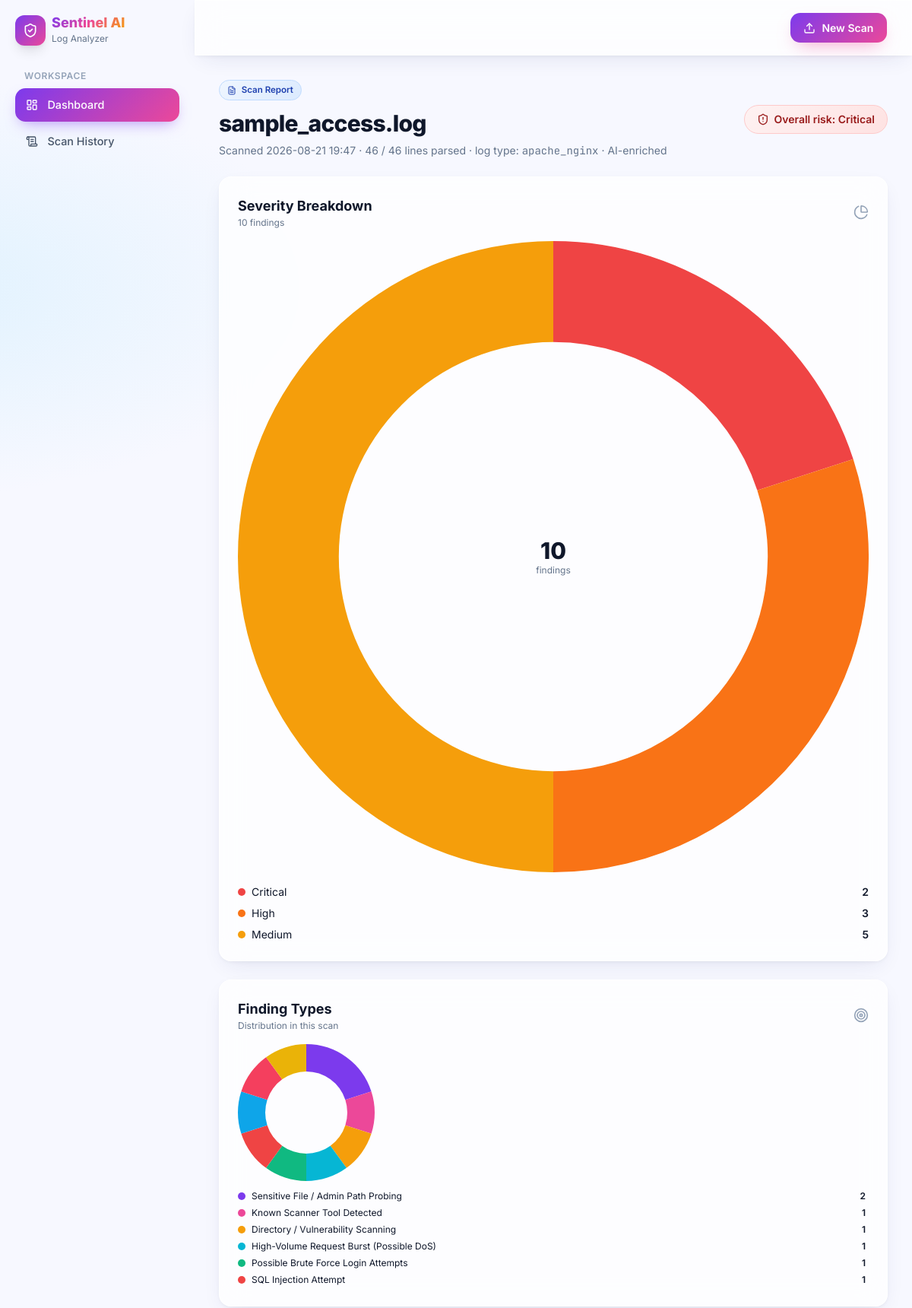
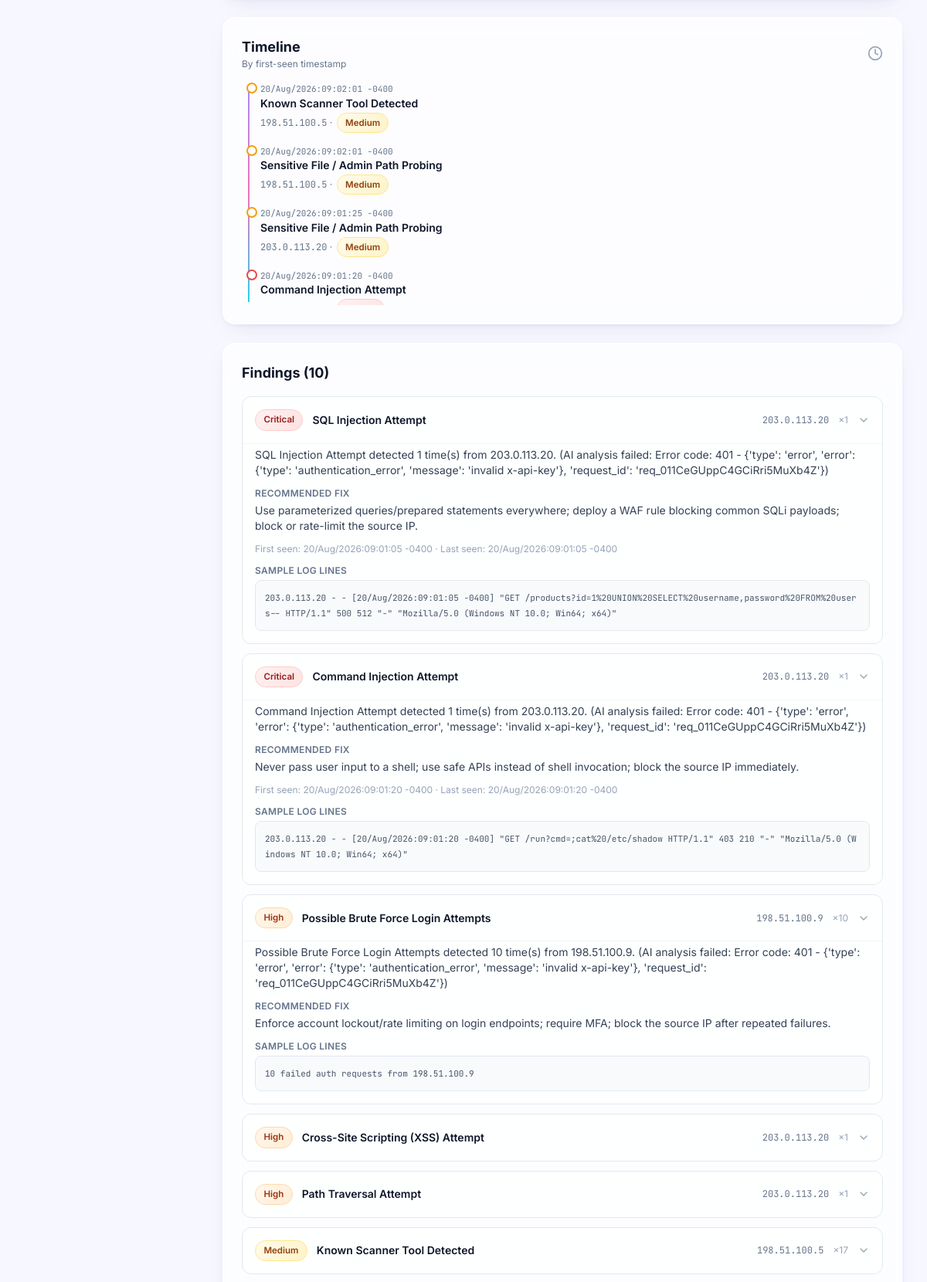
The app's page /scan/6 (upper part) with its own data (2 pictures, top to bottom).
### models.py (models this page shows, shortened)
class Scan(db.Model):
    __tablename__ = "scans"
    id = db.Column(db.Integer, primary_key=True)
    filename = db.Column(db.String(255), nullable=False)
    log_type = db.Column(db.String(50), nullable=False, default="generic")
    uploaded_at = db.Column(db.DateTime, default=datetime.utcnow)
    total_lines = db.Column(db.Integer, default=0)
    parsed_lines = db.Column(db.Integer, default=0)
    ai_powered = db.Column(db.Boolean, default=False)
    findings = db.relationship(
        "Finding", backref="scan", cascade="all, delete-orphan", lazy="dynamic"
    )
    def severity_counts(self):
        counts = {"Critical": 0, "High": 0, "Medium": 0, "Low": 0, "Info": 0}
        for f in self.findings:
            counts[f.severity] = counts.get(f.severity, 0) + 1
        return counts
    def overall_risk(self):
        counts = self.severity_counts()
        if counts["Critical"]:
            return "Critical"

class Finding(db.Model):
    __tablename__ = "findings"
    id = db.Column(db.Integer, primary_key=True)
    scan_id = db.Column(db.Integer, db.ForeignKey("scans.id"), nullable=False)
    finding_type = db.Column(db.String(120), nullable=False)
    severity = db.Column(db.String(20), nullable=False, default="Info")
    source_ip = db.Column(db.String(64), nullable=True)
    match_count = db.Column(db.Integer, default=1)
    first_seen = db.Column(db.String(64), nullable=True)
    last_seen = db.Column(db.String(64), nullable=True)
    summary = db.Column(db.Text, nullable=True)
    solution = db.Column(db.Text, nullable=True)
    _sample_lines = db.Column("sample_lines", db.Text, nullable=True)
    @property
    def sample_lines(self):
        if not self._sample_lines:
            return []
        return json.loads(self._sample_lines)
    @sample_lines.setter
    def sample_lines(self, value):
        self._sample_lines = json.dumps(value or [])
    SEVERITY_ORDER = {"Critical": 0, "High": 1, "Medium": 2, "Low": 3, "Info": 4}
    def severity_rank(self):
        return self.SEVERITY_ORDER.get(self.severity, 5)

### app.py (the view)
    @app.route("/scan/<int:scan_id>")
    def scan_results(scan_id):
        scan = Scan.query.get_or_404(scan_id)
        all_findings = scan.findings.all()
        findings = sorted(all_findings, key=lambda f: f.severity_rank())
        timeline_findings = sorted(all_findings, key=lambda f: f.first_seen or "", reverse=True)
        severity_counts = scan.severity_counts()
        type_totals = {}
        for f in all_findings:
            type_totals[f.finding_type] = type_totals.get(f.finding_type, 0) + 1
        type_counts = sorted(type_totals.items(), key=lambda kv: kv[1], reverse=True)
        severity_chart_data = {
            "labels": [lvl for lvl in ["Critical", "High", "Medium", "Low", "Info"] if severity_counts.get(lvl, 0)],
            "counts": [severity_counts[lvl] for lvl in ["Critical", "High", "Medium", "Low", "Info"] if severity_counts.get(lvl, 0)],
            "colors": [SEVERITY_COLORS[lvl] for lvl in ["Critical", "High", "Medium", "Low", "Info"] if severity_counts.get(lvl, 0)],
        }
        type_chart_data = {
            "labels": [t for t, _ in type_counts],
            "counts": [c for _, c in type_counts],
            "colors": [TYPE_COLORS[i % len(TYPE_COLORS)] for i in range(len(type_counts))],
        }
        return render_template(
            "results.html",
            scan=scan,
            findings=findings,
            timeline_findings=timeline_findings,
            severity_counts=severity_counts,
            severity_colors=SEVERITY_COLORS,
            type_counts=type_counts,
            type_colors=TYPE_COLORS,
            severity_chart_data=severity_chart_data,
            type_chart_data=type_chart_data,
            overall_risk=scan.overall_risk(),
        )

### ai_analyzer.py (called while the page is built)
    def available(self):
        return self.client is not None

### templates/results.html (shortened to what this page needs)
{% extends "base.html" %}
{% block content %}
<div class="flex flex-col md:flex-row md:items-center md:justify-between gap-4">
  <div>
    <div class="chip sev-info mb-3"><i data-lucide="file-text" class="w-3 h-3"></i> Scan Report</div>
    <h1 class="text-2xl md:text-3xl font-extrabold tracking-tight break-all">{{ scan.filename }}</h1>
    <p class="text-slate-500 mt-2 text-sm">
      Scanned {{ scan.uploaded_at.strftime('%Y-%m-%d %H:%M') }} &middot;
      {{ scan.parsed_lines }} / {{ scan.total_lines }} lines parsed &middot;
      log type: <span class="mono">{{ scan.log_type }}</span> &middot;
      {% if scan.ai_powered %}AI-enriched{% else %}rule-based fallback{% endif %}
    </p>
  </div>
  <div class="chip sev-{{ overall_risk|lower }} text-sm px-4 py-2">
    <i data-lucide="shield-alert" class="w-4 h-4"></i> Overall risk: {{ overall_risk }}
  </div>
</div>
{% if not findings %}
<div class="glass rounded-2xl p-8 text-center">
  <i data-lucide="shield-check" class="w-10 h-10 mx-auto text-emerald-500 mb-3"></i>
  <p class="text-slate-600">No suspicious activity detected in this log file.</p>
</div>
{% else %}
<div class="grid grid-cols-1 xl:grid-cols-3 gap-6">
  <div class="glass rounded-2xl p-6">
    <div class="flex items-center justify-between mb-4">
      <div>
        <h2 class="font-bold text-lg">Severity Breakdown</h2>
        <p class="text-xs text-slate-500">{{ findings|length }} finding{{ 's' if findings|length != 1 }}</p>
      </div>
      <i data-lucide="pie-chart" class="w-5 h-5 text-slate-400"></i>
    </div>
    <div class="relative flex items-center justify-center my-2">
      <canvas id="severityChart" width="176" height="176"></canvas>
      <div class="absolute text-center">
        <div class="text-3xl font-extrabold">{{ findings|length }}</div>
        <div class="text-xs text-slate-500">findings</div>
      </div>
    </div>
    <div class="space-y-2 mt-4 text-sm">
      {% for level in ['Critical', 'High', 'Medium', 'Low', 'Info'] %}
        {% if severity_counts.get(level, 0) > 0 %}
        <div class="flex items-center justify-between">
          <span class="flex items-center gap-2"><span class="w-2.5 h-2.5 rounded-full" style="background:{{ severity_colors[level] }}"></span>{{ level }}</span>
          <span class="font-semibold">{{ severity_counts.get(level, 0) }}</span>
        </div>
        {% endif %}
      {% endfor %}
    </div>
  </div>
  <div class="glass rounded-2xl p-6">
    <div class="flex items-center justify-between mb-4">
      <div>
        <h2 class="font-bold text-lg">Finding Types</h2>
        <p class="text-xs text-slate-500">Distribution in this scan</p>
      </div>
      <i data-lucide="target" class="w-5 h-5 text-slate-400"></i>
    </div>
    <div style="height:180px">
      <canvas id="typeChart"></canvas>
    </div>
    <div class="space-y-1.5 mt-3 text-xs max-h-32 overflow-y-auto pr-1">
      {% for type_name, count in type_counts %}
      <div class="flex items-center gap-2">
        <span class="w-2.5 h-2.5 rounded-full shrink-0" style="background:{{ type_colors[loop.index0 % type_colors|length] }}"></span>
        <span class="flex-1 truncate">{{ type_name }}</span>
        <span class="font-semibold">{{ count }}</span>
      </div>
      {% endfor %}
    </div>
  </div>
  <div class="glass rounded-2xl p-6">
    <div class="flex items-center justify-between mb-4">
      <div>
        <h2 class="font-bold text-lg">Timeline</h2>
        <p class="text-xs text-slate-500">By first-seen timestamp</p>
      </div>
      <i data-lucide="clock" class="w-5 h-5 text-slate-400"></i>
    </div>
    <div class="relative space-y-4 pl-6 max-h-72 overflow-y-auto before:content-[''] before:absolute before:left-2 before:top-1 before:bottom-1 before:w-0.5 before:bg-gradient-to-b before:from-violet-400 before:via-pink-400 before:to-cyan-400">
      {% for f in timeline_findings %}
      <div class="relative">
        <div class="absolute -left-[18px] w-3.5 h-3.5 rounded-full bg-white border-2" style="border-color:{{ severity_colors[f.severity] }}"></div>
        <div class="mono text-[11px] text-slate-500">{{ f.first_seen or 'time unknown' }}</div>
        <div class="font-semibold text-sm">{{ f.finding_type }}</div>
        <div class="text-xs text-slate-500 mt-0.5">
          {% if f.source_ip %}<span class="mono">{{ f.source_ip }}</span> &middot; {% endif %}
          <span class="chip sev-{{ f.severity|lower }} ml-0.5">{{ f.severity }}</span>
        </div>
      </div>
      {% endfor %}
    </div>
  </div>
</div>
<div class="glass rounded-2xl p-6">
  <h2 class="font-bold text-lg mb-4">Findings ({{ findings|length }})</h2>
  <div class="space-y-3">
    {% for f in findings %}
    <details class="rounded-xl border border-slate-200 bg-white/60 overflow-hidden" {% if loop.index <= 3 %}open{% endif %}>
      <summary class="flex items-center gap-3 p-4 cursor-pointer select-none">
        <span class="chip sev-{{ f.severity|lower }}">{{ f.severity }}</span>
        <span class="font-semibold text-sm flex-1">{{ f.finding_type }}</span>
        {% if f.source_ip %}<span class="mono text-xs text-slate-500">{{ f.source_ip }}</span>{% endif %}
        <span class="text-xs text-slate-400">&times;{{ f.match_count }}</span>
        <i data-lucide="chevron-down" class="w-4 h-4 text-slate-400"></i>
      </summary>
      <div class="px-4 pb-4 pt-1 border-t border-slate-100 text-sm space-y-3">
        <p class="text-slate-700">{{ f.summary }}</p>
        <div>
          <div class="text-xs font-semibold text-slate-500 uppercase tracking-wide mb-1">Recommended fix</div>
          <p class="text-slate-700">{{ f.solution }}</p>
        </div>
        {% if f.first_seen or f.last_seen %}
        <p class="text-xs text-slate-400">First seen: {{ f.first_seen or 'n/a' }} &middot; Last seen: {{ f.last_seen or 'n/a' }}</p>
        {% endif %}
        {% if f.sample_lines %}
        <div>
          <div class="text-xs font-semibold text-slate-500 uppercase tracking-wide mb-1">Sample log lines</div>
          <pre class="mono text-[11px] text-slate-600 bg-slate-50 border border-slate-200 rounded-lg p-3 overflow-x-auto whitespace-pre-wrap break-all">{% for line in f.sample_lines %}{{ line }}
{% endfor %}</pre>
        </div>
        {% endif %}
      </div>
    </details>
    {% endfor %}
  </div>
</div>
{% endif %}
{% endblock %}
{% block extra_scripts %}
<script>
  const severityData = {{ severity_chart_data|tojson }};
  const typeData = {{ type_chart_data|tojson }};
  if (severityData.labels.length) {
    new Chart(document.getElementById('severityChart'), {
      type: 'doughnut',
      data: {
        labels: severityData.labels,
        datasets: [{ data: severityData.counts, backgroundColor: severityData.colors, borderWidth: 0, hoverOffset: 8 }]
      },
      options: {
        cutout: '68%',
        plugins: { legend: { display: false }, tooltip: { backgroundColor:'white', titleColor:'#0f172a', bodyColor:'#334155', borderColor:'#e2e8f0', borderWidth:1, padding:10 } }
      }
    });
  }
  if (typeData.labels.length) {
    new Chart(document.getElementById('typeChart'), {
      type: 'doughnut',
      data: {
        labels: typeData.labels,
        datasets: [{ data: typeData.counts, backgroundColor: typeData.colors, borderWidth: 0, hoverOffset: 8 }]
      },
      options: {
        cutout: '60%',
        plugins: { legend: { display: false }, tooltip: { backgroundColor:'white', titleColor:'#0f172a', bodyColor:'#334155', borderColor:'#e2e8f0', borderWidth:1, padding:10 } }
      }
    });
  }
</script>
{% endblock %}

### templates/base.html (style rules this page uses)
:root { --violet:#7c3aed; --cyan:#06b6d4; --pink:#ec4899; --amber:#f59e0b; --emerald:#10b981; --red:#ef4444; }
* { font-family:'Inter',sans-serif }
.mono { font-family:'JetBrains Mono',monospace }
body { background: radial-gradient(1200px 600px at 85% -10%, #ffe4f1 0%, transparent 55%), radial-gradient(1000px 500px at -10% 10%, #e0f2fe 0%, transparent 55%), radial-gradient(900px 500px at 50% 110%, #ede9fe 0%, transparent 60%), #f7f8ff; color:#0f172a; min-height:100vh; }
.glass { background:rgba(255,255,255,0.72); backdrop-filter:blur(18px); -webkit-backdrop-filter:blur(18px); border:1px solid rgba(255,255,255,0.8); box-shadow:0 10px 30px -10px rgba(31,41,114,.12), 0 2px 6px -1px rgba(15,23,42,.06); }
.sev-critical { background:linear-gradient(135deg,#fef2f2,#fee2e2);color:#991b1b;border:1px solid #fecaca }
.sev-high { background:linear-gradient(135deg,#fff7ed,#ffedd5);color:#9a3412;border:1px solid #fed7aa }
.sev-medium { background:linear-gradient(135deg,#fffbeb,#fef3c7);color:#92400e;border:1px solid #fde68a }
.sev-info { background:linear-gradient(135deg,#eff6ff,#dbeafe);color:#1e40af;border:1px solid #bfdbfe }
.chip { display:inline-flex;align-items:center;gap:.4rem;padding:.25rem .65rem;border-radius:999px;font-size:.72rem;font-weight:600 }

### records on screen
Scan: filename "sample_access.log", uploaded_at "2026-08-21 19:47", parsed_lines "46", total_lines "46", log_type "apache_nginx"
Finding: finding_type "Sensitive File / Admin Path Probing", count "2", first_seen "20/Aug/2026:09:02:01 -0400", source_ip "198.51.100.5", severity "Medium"
Finding: finding_type "Known Scanner Tool Detected", count "1", first_seen "20/Aug/2026:09:02:01 -0400", source_ip "198.51.100.5", severity "Medium", match_count "17"
Finding: finding_type "Directory / Vulnerability Scanning", count "1"
Finding: finding_type "High-Volume Request Burst (Possible DoS)", count "1"
Finding: finding_type "Possible Brute Force Login Attempts", count "1", severity "High", source_ip "198.51.100.9", match_count "10", summary "Possible Brute Force Login Attempts detected 10 time(s) from 198.51.100.9. (AI analysis failed: Error code: 401 - {'type': 'error', 'error': {'type': 'authentication_error', 'message': 'invalid x-api-key'}, 'request_id': 'req_011CeGUppC4GCiRri5MuXb4Z'})", solution "Enforce account lockout/rate limiting on login endpoints; require MFA; block the source IP after repeated failures.", sample_lines "10 failed auth requests from 198.51.100.9"
Finding: finding_type "SQL Injection Attempt", match_count "1", severity "Critical", source_ip "203.0.113.20", summary "SQL Injection Attempt detected 1 time(s) from 203.0.113.20. (AI analysis failed: Error code: 401 - {'type': 'error', 'error': {'type': 'authentication_error', 'message': 'invalid x-api-key'}, 'request_id': 'req_011CeGUppC4GCiRri5MuXb4Z'})", solution "Use parameterized queries/prepared statements everywhere; deploy a WAF rule blocking common SQLi payloads; block or rate-limit the source IP.", first_seen "20/Aug/2026:09:01:05 -0400", last_seen "20/Aug/2026:09:01:05 -0400", sample_lines "203.0.113.20 - - [20/Aug/2026:09:01:05 -0400] \"GET /products?id=1%20UNION%20SELECT%20username,password%20FROM%20users-- HTTP/1.1\" 500 512 \"-\" \"Mozilla/5.0 (Windows NT 10.0; Win64; x64)\""
Finding: first_seen "20/Aug/2026:09:01:25 -0400", finding_type "Sensitive File / Admin Path Probing", source_ip "203.0.113.20", severity "Medium"
Finding: first_seen "20/Aug/2026:09:01:20 -0400", finding_type "Command Injection Attempt", severity "Critical", source_ip "203.0.113.20", match_count "1", summary "Command Injection Attempt detected 1 time(s) from 203.0.113.20. (AI analysis failed: Error code: 401 - {'type': 'error', 'error': {'type': 'authentication_error', 'message': 'invalid x-api-key'}, 'request_id': 'req_011CeGUppC4GCiRri5MuXb4Z'})", solution "Never pass user input to a shell; use safe APIs instead of shell invocation; block the source IP immediately.", last_seen "20/Aug/2026:09:01:20 -0400", sample_lines "203.0.113.20 - - [20/Aug/2026:09:01:20 -0400] \"GET /run?cmd=;cat%20/etc/shadow HTTP/1.1\" 403 210 \"-\" \"Mozilla/5.0 (Windows NT 10.0; Win64; x64)\""
Finding: severity "High", finding_type "Cross-Site Scripting (XSS) Attempt", source_ip "203.0.113.20", match_count "1"
Finding: severity "High", finding_type "Path Traversal Attempt", source_ip "203.0.113.20", match_count "1"

### other values on screen
{{ overall_risk }} "Critical"
{{ findings|length }} "10"
{{ 's' if findings|length != 1 }} "s"
{{ level }} "Critical" "High" "Medium"
{{ severity_counts.get(level, 0) }} "2" "3" "5"
